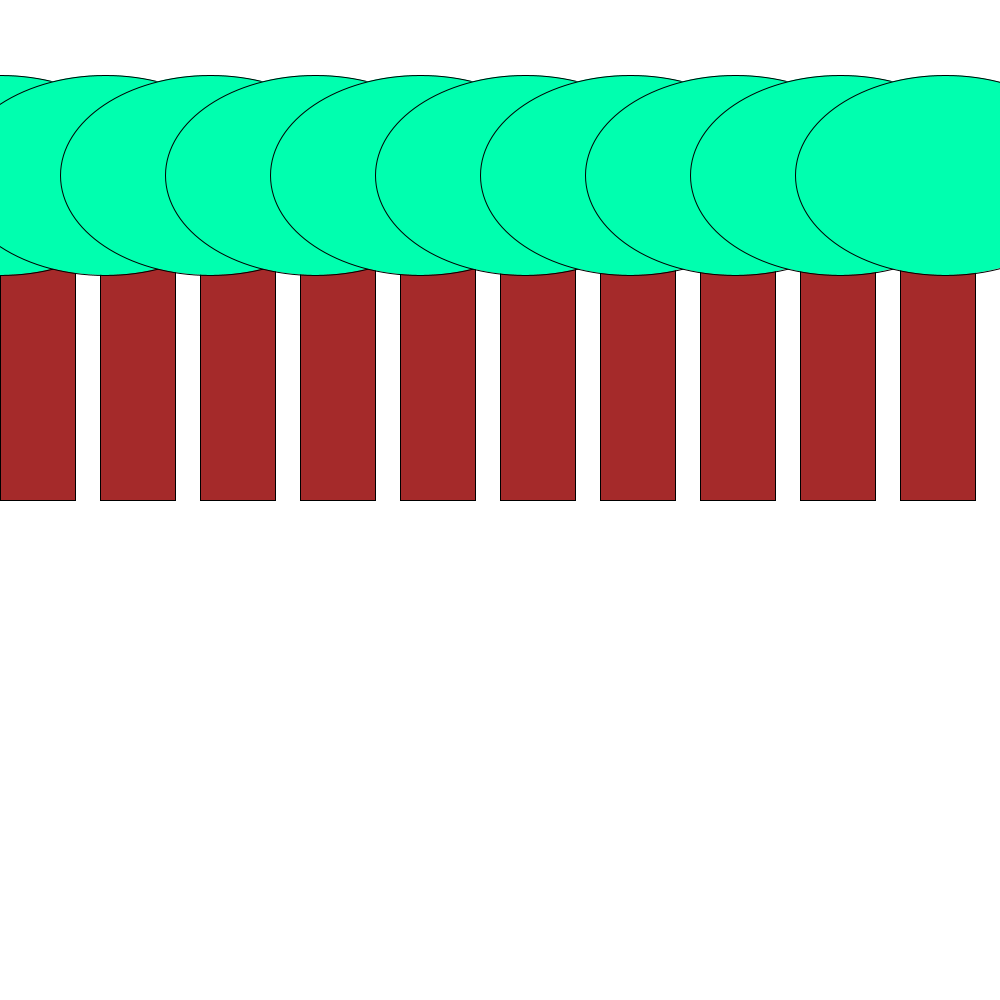
Frame 1 (no input)
Frame 60 (the mouse pressed at the canvas centre just before this capture): identical to frame 1, image omitted
Frame 120 (the mouse held since frame 60 and released just before this capture): identical to frame 1, image omitted

The Processing sketch that drew this single still picture (run headless with seeded random() and noise(); from frame 60 on, the mouse is pressed at the canvas centre):

// Processing sketch: sketch_9_10
// ── sketch_9_10.pde


void setup(){
  size(1000,1000);
  background(255,255,255);
  boom(75,300,300,200);
  
}

void draw(){
  
}

void boom(int l,int b, int a, int c ){
  for(int i = 0; i < 10; i++){
  fill(165,42,42);
  rect( 100* i ,200,l,b);
  fill(0,255,175);
  ellipse(105 * i,175,a,c);
  }
  
  
}
